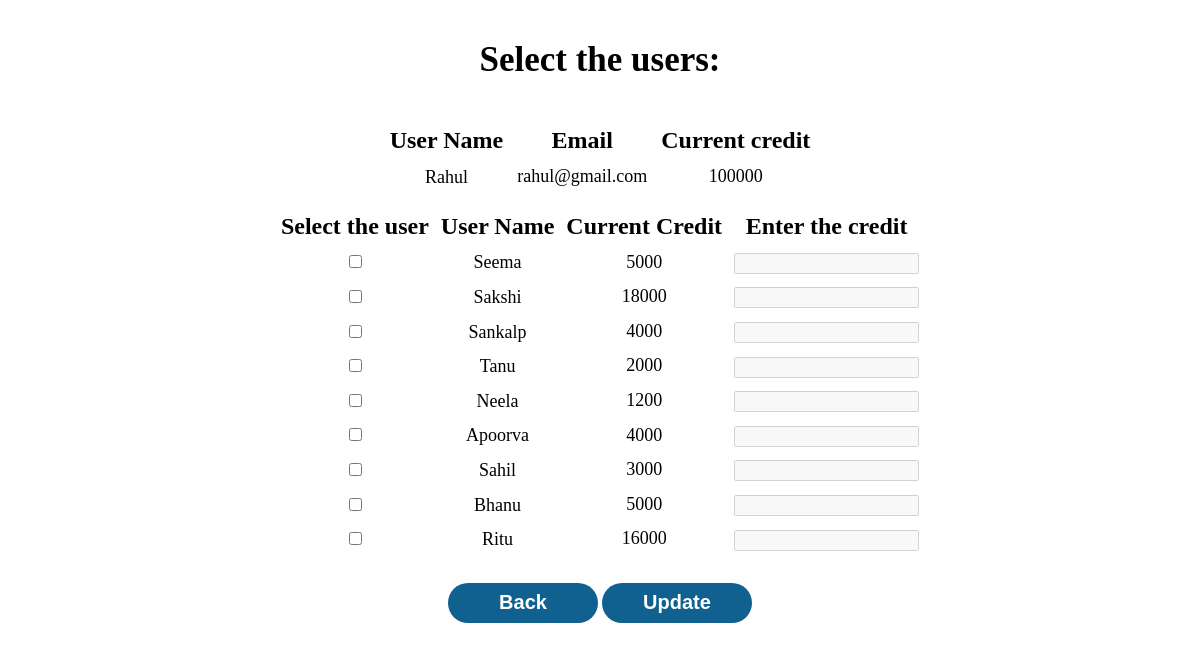
Page /select.php?details=2 on the committed database.
### tables this page shows
CREATE TABLE `user` (
  `id` int(10) NOT NULL,
  `name` text NOT NULL,
  `email` varchar(101) NOT NULL,
  `currentcredit` int(40) NOT NULL
);

### d.php (called while the page is built)
<?php
$conn = mysqli_connect('localhost','root','','credit');
$query = 'SELECT * FROM user';
$result = mysqli_query($conn,$query);
?>

### select.php (the view, shortened to what this page needs)
<?php
	include_once('d.php');
			?>
<!doctype html>
<html>
	<head>
	</head>
	<body>
	<center>
	<p style="margin-top:40px;font-size:35px;font-weight:bold;">Select the users:</p>
	<table>
	<tr><th>User Name</th>
	<th>Email</th>
	<th>Current credit</th></tr>
	<tr>
	<?php
	$x = @$_GET['details'].'-';
$rec=@$_GET['details'];
$quer="SELECT * from user where id='$rec'";
$run1=mysqli_query($conn,$quer);
	$rows = mysqli_fetch_array($run1);
	?>
	<td><?php echo  $rows['name']; ?> </td>
	<td><label name="view" id="inp" >
<option value="<?php echo $rows['email']; ?>" ><?php echo $rows['email']; ?></option>
</label></td>
<td>
<label name="view" id="inp" >
<option value="<?php $x = $x.$rows['currentcredit']; $rows['currentcredit']; ?>" ><?php ;echo $rows['currentcredit']; ?></option>
</label>
</td>
	</tr></table>
	<form method='POST' action="select.php">
	<table>
	<tr>
	<th>Select the user</th>
	<th>User Name</th>
	<th>Current Credit</th>
	<th>Enter the credit</th>
	</tr>
		<?php
		while($rows = mysqli_fetch_array($result)){
			if ($rows['id'] == $rec)
					continue;
			?>
		<tr>
		<td><input type="checkbox" class="check" name="check" id="<?php echo 'check'.$rows['id'];?>" value="<?php echo $rows['id'];?>">
		</td>
		<td><?php echo $rows['name']; ?></td>
		<td><label name="current" >
		<option value="<?php echo $rows[3]; ?>" ><?php echo $rows[3]; ?></option>
		</label></td>
		<td><input type="number" name="cred" id="<?php echo 'id'.$rows['id'];?>" disabled></td>
		<?php } ?>
		</tr>
		</table>
		<button type="button" class="but"><a href="view.php">Back</a></button>
		<input type='button' class="but" value=" Update " id="transfer"/>
	</form>
	</body>
</html>

### select.php (style rules this page uses)
table,td,th { text-align:center; padding:5px; }
th { font-size:24px; }
td { font-size:18px; }
#inp { color:black; height:28px; width:140px; }
.but { border-radius:100px; margin-top:20px; font-size:20px; border:none; height:40px; width:150px; font-weight:bold; color:white; background:rgb(16,97,144); line-height:25px; text-align:center; }
#inp { color:black; height:28px; width:200px; font-weight:bold; }
a { text-decoration:none;color:white; }

### rows in the picture
user: name "Rahul"
user: name "Seema", $rows[3] 5000 (drawn)
user: name "Sakshi", $rows[3] 18000 (drawn)
user: name "Sankalp", $rows[3] 4000 (drawn)
user: name "Tanu", $rows[3] 2000 (drawn)
user: name "Neela", $rows[3] 1200 (drawn)
user: name "Apoorva", $rows[3] 4000 (drawn)
user: name "Sahil", $rows[3] 3000 (drawn)
user: name "Bhanu", $rows[3] 5000 (drawn)
user: name "Ritu", $rows[3] 16000 (drawn)
